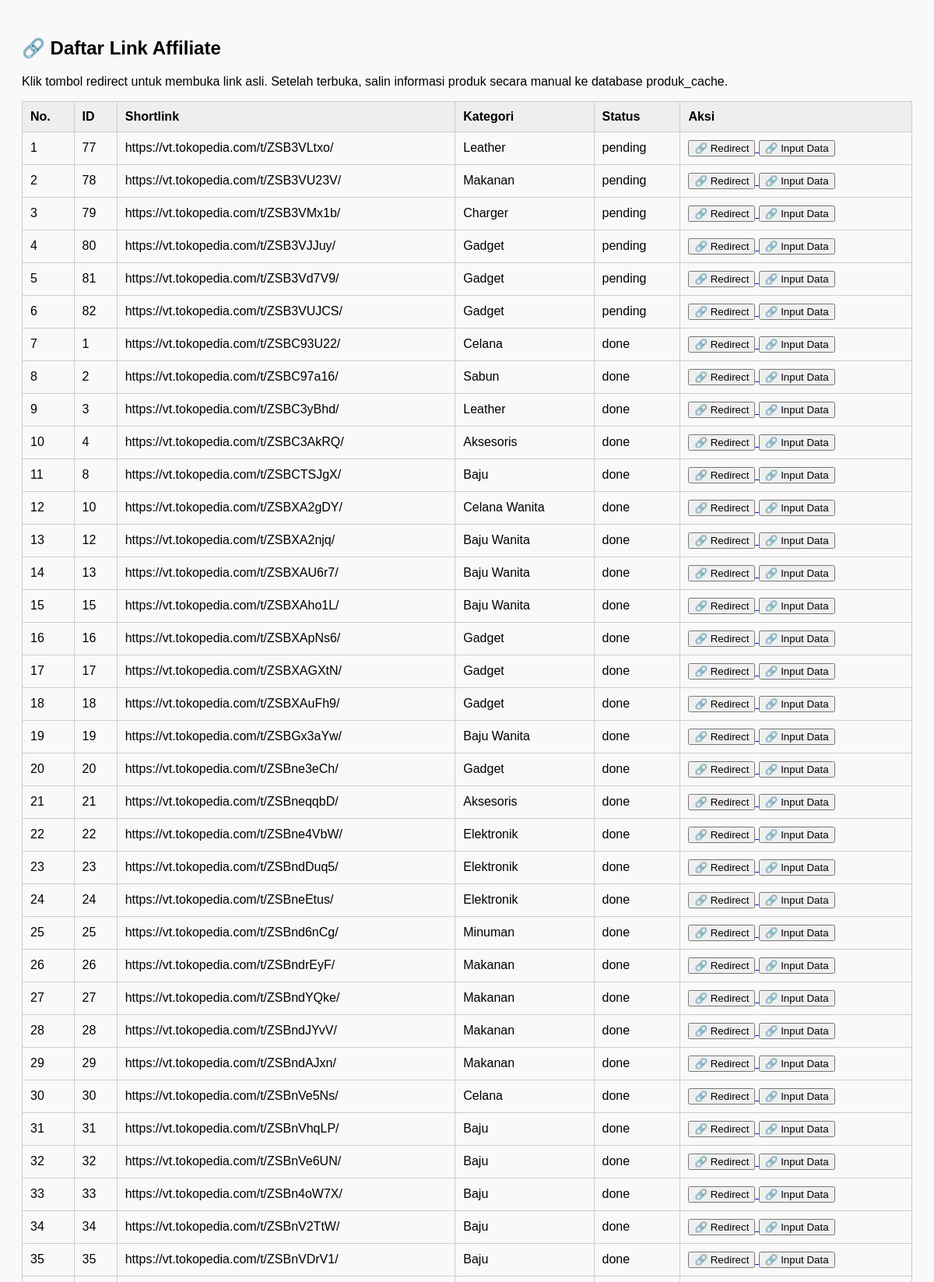
/command/link.php (upper part), run on the app's committed database.
### tables this page shows
CREATE TABLE "link_tiktok"("id" INTEGER PRIMARY KEY AUTOINCREMENT,"url" TEXT NOT NULL,"kategori" TEXT NOT NULL,"status" TEXT DEFAULT "pending", "link_redirect" TEXT, "main_kategori" TEXT);

### command/link.php (the view, shortened to what this page needs)
<?php
$db = new SQLite3(__DIR__ . '/databases/affiliate_link.db');
$results = $db->query("SELECT * FROM link_tiktok ORDER BY status DESC");
$no = 1;
?>
<!DOCTYPE html>
<html lang="id">
<head>
</head>
<body>
<h2>🔗 Daftar Link Affiliate</h2>
<p>Klik tombol redirect untuk membuka link asli. Setelah terbuka, salin informasi produk secara manual ke database produk_cache.</p>
<table>
  <thead>
    <tr>
      <th>No.</th>
      <th>ID</th>
      <th>Shortlink</th>
      <th>Kategori</th>
      <th>Status</th>
      <th>Aksi</th>
    </tr>
  </thead>
  <tbody>
    <?php while ($row = $results->fetchArray(SQLITE3_ASSOC)) : ?>
      <tr>
        <td><span><?php echo $no++;?></span></td>
        <td><span><?= htmlspecialchars($row['id']) ?></span></td>
        <td><?= htmlspecialchars($row['url']) ?></td>
        <td><?= htmlspecialchars($row['kategori']) ?></td>
        <td><?= htmlspecialchars($row['status']) ?></td>
        <td>
          <a href="<?= htmlspecialchars($row['url']) ?>" target="_blank">
          <button>🔗 Redirect</button>
          </a>
          <a href="input_cache.php?link_id=<?= htmlspecialchars($row['id']) ?>" target="_blank">
          <button>🔗 Input Data</button>
          </a>
        </td>
      </tr>
    <?php endwhile; ?>
  </tbody>
</table>
</body>
</html>

### command/link.php (style rules this page uses)
body { font-family: sans-serif; padding: 20px; background: #f9f9f9; }
table { border-collapse: collapse; width: 100%; }
th, td { border: 1px solid #ccc; padding: 10px; text-align: left; }
th { background-color: #eee; }

### data on the page
link_tiktok: id "77", url "https://vt.tokopedia.com/t/ZSB3VLtxo/", kategori "Leather", status "pending"
link_tiktok: id "78", url "https://vt.tokopedia.com/t/ZSB3VU23V/", kategori "Makanan", status "pending"
link_tiktok: id "79", url "https://vt.tokopedia.com/t/ZSB3VMx1b/", kategori "Charger", status "pending"
link_tiktok: id "80", url "https://vt.tokopedia.com/t/ZSB3VJJuy/", kategori "Gadget", status "pending"
link_tiktok: id "81", url "https://vt.tokopedia.com/t/ZSB3Vd7V9/", kategori "Gadget", status "pending"
link_tiktok: id "82", url "https://vt.tokopedia.com/t/ZSB3VUJCS/", kategori "Gadget", status "pending"
link_tiktok: id "1", url "https://vt.tokopedia.com/t/ZSBC93U22/", kategori "Celana", status "done"
link_tiktok: id "2", url "https://vt.tokopedia.com/t/ZSBC97a16/", kategori "Sabun", status "done"
link_tiktok: id "3", url "https://vt.tokopedia.com/t/ZSBC3yBhd/", kategori "Leather", status "done"
link_tiktok: id "4", url "https://vt.tokopedia.com/t/ZSBC3AkRQ/", kategori "Aksesoris", status "done"
link_tiktok: id "8", url "https://vt.tokopedia.com/t/ZSBCTSJgX/", kategori "Baju", status "done"
link_tiktok: id "10", url "https://vt.tokopedia.com/t/ZSBXA2gDY/", kategori "Celana Wanita", status "done"
link_tiktok: id "12", url "https://vt.tokopedia.com/t/ZSBXA2njq/", kategori "Baju Wanita", status "done"
link_tiktok: id "13", url "https://vt.tokopedia.com/t/ZSBXAU6r7/", kategori "Baju Wanita", status "done"
link_tiktok: id "15", url "https://vt.tokopedia.com/t/ZSBXAho1L/", kategori "Baju Wanita", status "done"
link_tiktok: id "16", url "https://vt.tokopedia.com/t/ZSBXApNs6/", kategori "Gadget", status "done"
link_tiktok: id "17", url "https://vt.tokopedia.com/t/ZSBXAGXtN/", kategori "Gadget", status "done"
link_tiktok: id "18", url "https://vt.tokopedia.com/t/ZSBXAuFh9/", kategori "Gadget", status "done"
link_tiktok: id "19", url "https://vt.tokopedia.com/t/ZSBGx3aYw/", kategori "Baju Wanita", status "done"
link_tiktok: id "20", url "https://vt.tokopedia.com/t/ZSBne3eCh/", kategori "Gadget", status "done"
link_tiktok: id "21", url "https://vt.tokopedia.com/t/ZSBneqqbD/", kategori "Aksesoris", status "done"
link_tiktok: id "22", url "https://vt.tokopedia.com/t/ZSBne4VbW/", kategori "Elektronik", status "done"
link_tiktok: id "23", url "https://vt.tokopedia.com/t/ZSBndDuq5/", kategori "Elektronik", status "done"
link_tiktok: id "24", url "https://vt.tokopedia.com/t/ZSBneEtus/", kategori "Elektronik", status "done"
link_tiktok: id "25", url "https://vt.tokopedia.com/t/ZSBnd6nCg/", kategori "Minuman", status "done"
link_tiktok: id "26", url "https://vt.tokopedia.com/t/ZSBndrEyF/", kategori "Makanan", status "done"
link_tiktok: id "27", url "https://vt.tokopedia.com/t/ZSBndYQke/", kategori "Makanan", status "done"
link_tiktok: id "28", url "https://vt.tokopedia.com/t/ZSBndJYvV/", kategori "Makanan", status "done"
link_tiktok: id "29", url "https://vt.tokopedia.com/t/ZSBndAJxn/", kategori "Makanan", status "done"
link_tiktok: id "30", url "https://vt.tokopedia.com/t/ZSBnVe5Ns/", kategori "Celana", status "done"
link_tiktok: id "31", url "https://vt.tokopedia.com/t/ZSBnVhqLP/", kategori "Baju", status "done"
link_tiktok: id "32", url "https://vt.tokopedia.com/t/ZSBnVe6UN/", kategori "Baju", status "done"
link_tiktok: id "33", url "https://vt.tokopedia.com/t/ZSBn4oW7X/", kategori "Baju", status "done"
link_tiktok: id "34", url "https://vt.tokopedia.com/t/ZSBnV2TtW/", kategori "Baju", status "done"
link_tiktok: id "35", url "https://vt.tokopedia.com/t/ZSBnVDrV1/", kategori "Baju", status "done"
